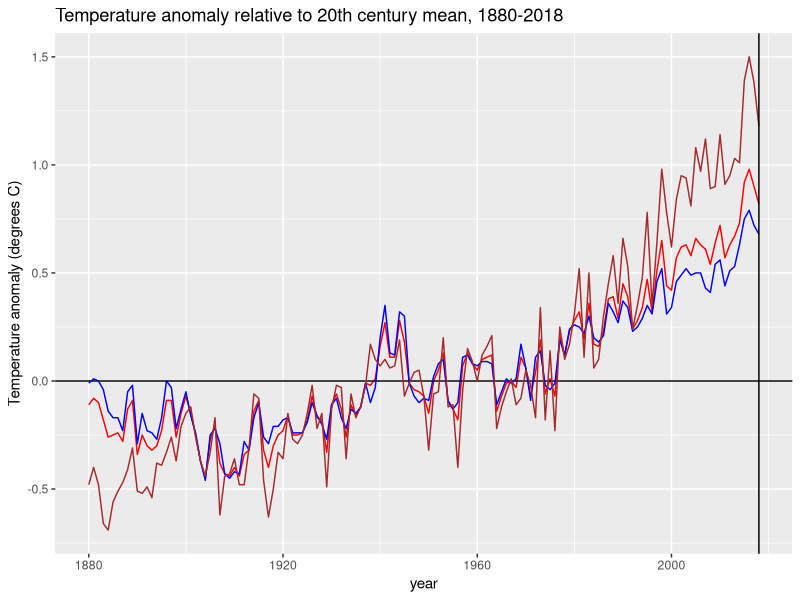

Write the R code that produced this figure. (Note: this script raises an error after producing the figure.)
########################################################################
## exercise: Climate Change
########################################################################

library(tidyverse)
library(dslabs)
data(temp_carbon)
data(greenhouse_gases)
data(historic_co2)

str(temp_carbon)
str(greenhouse_gases)
str(historic_co2)

temp_carbon %>% .$year %>% max()

temp_carbon %>% filter(!is.na(carbon_emissions)) %>%
  pull(year) %>% max()

temp_carbon %>% filter(!is.na(carbon_emissions)) %>%
  .$year %>% max()

temp_carbon %>% filter(!is.na(carbon_emissions)) %>%
  select(year) %>% max()

temp_carbon %>% filter(!is.na(carbon_emissions)) %>%
  max(.$year)

a<-temp_carbon %>% filter(!is.na(carbon_emissions) & !is.na(year)) %>%
  select(carbon_emissions) %>% max()

temp_carbon %>% filter(!is.na(carbon_emissions) & (year==1751 | year==2014)) %>%
  select(year,carbon_emissions)

temp_carbon %>% filter(!is.na(carbon_emissions) & (year==1751 | year==2014)) %>%
  select(year,carbon_emissions)

temp_carbon %>% filter(!is.na(temp_anomaly) & !is.na(year)) %>%
  .$year %>% min()

temp_carbon %>% filter(!is.na(temp_anomaly) & !is.na(year)) %>%
  select(year,temp_anomaly)

p<-temp_carbon %>% filter(!is.na(temp_anomaly)) %>% 
  ggplot(aes(x=year,y=temp_anomaly))+
  geom_line(col="red")

p+ylab("Temperature anomaly (degrees C)")+
  ggtitle("Temperature anomaly relative to 20th century mean, 1880-2018")+
  geom_hline(yintercept = 0)+
  geom_line(aes(year,ocean_anomaly),col="blue")+
  geom_line(aes(year,land_anomaly),col="brown")+
  geom_vline(xintercept = 2018)

greenhouse_gases %>%
  ggplot(aes(year, concentration)) +
  geom_line() +
  
co2_time <- historic_co2 %>% filter(!is.na(co2) & !is.na(!is.na(year)) & year>=-800000) %>% 
  ggplot(aes(x=year,y=co2,color=source))
co2_time + geom_line()
  facet_grid(gas ~ ., scales = "free") +
  geom_vline(xintercept = 1850) +
  ylab("Concentration (ch4/n2o ppb, co2 ppm)") +
  ggtitle("Atmospheric greenhouse gas concentration by year, 0-2000")


co2_time <- historic_co2 %>% filter(!is.na(co2) & !is.na(year) & year>=-800000 & year<=-775000) %>% 
  ggplot(aes(x=year,y=co2,color=source))
co2_time +geom_line()

co2_time <- historic_co2 %>% filter(!is.na(co2) & !is.na(year) & year>=-375000 & year<=-330000) %>% 
  ggplot(aes(x=year,y=co2,color=source))
co2_time +geom_line()

co2_time <- historic_co2 %>% filter(!is.na(co2) & !is.na(year) & year>=-140000 & year<=-120000) %>% 
  ggplot(aes(x=year,y=co2,color=source))
co2_time +geom_line()

co2_time <- historic_co2 %>% filter(!is.na(co2) & !is.na(year) & year>=-3000 & year<=2018) %>% 
  ggplot(aes(x=year,y=co2,color=source))
co2_time +geom_line()
